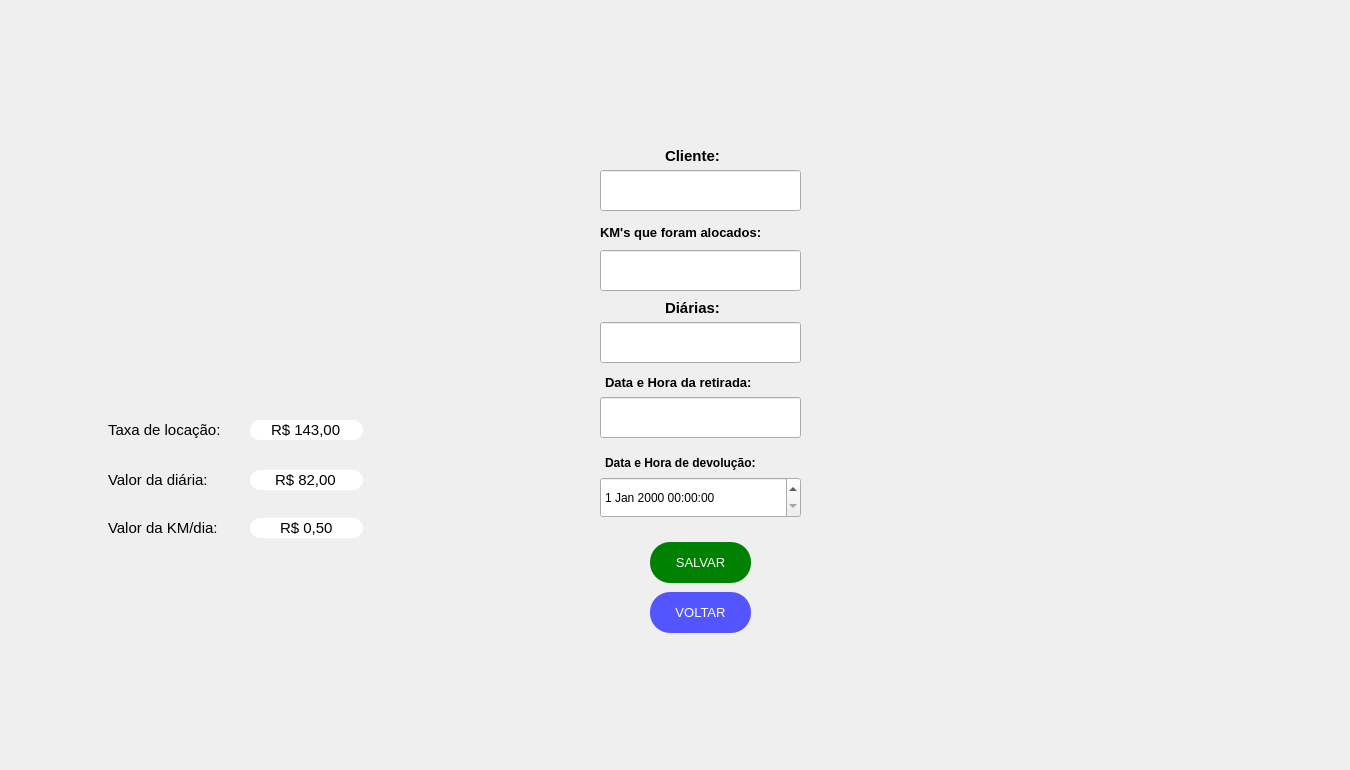
  <widget class="QWidget" name="centralwidget">
   <widget class="QPushButton" name="argot2">
    <property name="geometry">
     <rect>
      <x>40</x>
      <y>20</y>
      <width>501</width>
      <height>311</height>
     </rect>
    </property>
    <property name="palette">
     <palette>
      <active>
       <colorrole role="WindowText">
        <brush brushstyle="SolidPattern">
         <color alpha="255">
          <red>170</red>
          <green>85</green>
          <blue>0</blue>
         </color>
        </brush>
       </colorrole>
       <colorrole role="Text">
        <brush brushstyle="SolidPattern">
         <color alpha="255">
          <red>0</red>
          <green>0</green>
          <blue>0</blue>
         </color>
        </brush>
       </colorrole>
       <colorrole role="BrightText">
        <brush brushstyle="SolidPattern">
         <color alpha="255">
          <red>203</red>
          <green>255</green>
          <blue>80</blue>
         </color>
        </brush>
       </colorrole>
       <colorrole role="ButtonText">
        <brush brushstyle="SolidPattern">
         <color alpha="255">
          <red>57</red>
          <green>87</green>
          <blue>255</blue>
         </color>
        </brush>
       </colorrole>
       <colorrole role="ToolTipBase">
        <brush brushstyle="SolidPattern">
         <color alpha="255">
          <red>255</red>
          <green>255</green>
          <blue>0</blue>
         </color>
        </brush>
       </colorrole>
       <colorrole role="PlaceholderText">
        <brush brushstyle="SolidPattern">
         <color alpha="128">
          <red>0</red>
          <green>0</green>
          <blue>0</blue>
         </color>
        </brush>
       </colorrole>
      </active>
      <inactive>
       <colorrole role="WindowText">
        <brush brushstyle="SolidPattern">
         <color alpha="255">
          <red>170</red>
          <green>85</green>
          <blue>0</blue>
         </color>
        </brush>
       </colorrole>
       <colorrole role="Text">
        <brush brushstyle="SolidPattern">
         <color alpha="255">
          <red>0</red>
          <green>0</green>
          <blue>0</blue>
         </color>
        </brush>
       </colorrole>
       <colorrole role="BrightText">
        <brush brushstyle="SolidPattern">
         <color alpha="255">
          <red>203</red>
          <green>255</green>
          <blue>80</blue>
         </color>
        </brush>
       </colorrole>
       <colorrole role="ButtonText">
        <brush brushstyle="SolidPattern">
         <color alpha="255">
          <red>57</red>
          <green>87</green>
          <blue>255</blue>
         </color>
        </brush>
       </colorrole>
       <colorrole role="ToolTipBase">
        <brush brushstyle="SolidPattern">
         <color alpha="255">
          <red>255</red>
          <green>255</green>
          <blue>0</blue>
         </color>
        </brush>
       </colorrole>
       <colorrole role="PlaceholderText">
        <brush brushstyle="SolidPattern">
         <color alpha="128">
          <red>0</red>
          <green>0</green>
          <blue>0</blue>
         </color>
        </brush>
       </colorrole>
      </inactive>
      <disabled>
       <colorrole role="WindowText">
        <brush brushstyle="SolidPattern">
         <color alpha="255">
          <red>4</red>
          <green>15</green>
          <blue>30</blue>
         </color>
        </brush>
       </colorrole>
       <colorrole role="Text">
        <brush brushstyle="SolidPattern">
         <color alpha="255">
          <red>120</red>
          <green>120</green>
          <blue>120</blue>
         </color>
        </brush>
       </colorrole>
       <colorrole role="BrightText">
        <brush brushstyle="SolidPattern">
         <color alpha="255">
          <red>203</red>
          <green>255</green>
          <blue>80</blue>
         </color>
        </brush>
       </colorrole>
       <colorrole role="ButtonText">
        <brush brushstyle="SolidPattern">
         <color alpha="255">
          <red>120</red>
          <green>120</green>
          <blue>120</blue>
         </color>
        </brush>
       </colorrole>
       <colorrole role="ToolTipBase">
        <brush brushstyle="SolidPattern">
         <color alpha="255">
          <red>255</red>
          <green>255</green>
          <blue>0</blue>
         </color>
        </brush>
       </colorrole>
       <colorrole role="PlaceholderText">
        <brush brushstyle="SolidPattern">
         <color alpha="128">
          <red>0</red>
          <green>0</green>
          <blue>0</blue>
         </color>
        </brush>
       </colorrole>
      </disabled>
     </palette>
    </property>
    <property name="font">
     <font>
      <family>Arial</family>
      <weight>75</weight>
      <bold>true</bold>
     </font>
    </property>
    <property name="contextMenuPolicy">
     <enum>Qt::CustomContextMenu</enum>
    </property>
    <property name="text">
     <string/>
    </property>
    <property name="icon">
     <iconset>
      <normaloff>../Imagens/3-Argo(T2).png</normaloff>../Imagens/3-Argo(T2).png</iconset>
    </property>
    <property name="iconSize">
     <size>
      <width>492</width>
      <height>456</height>
     </size>
    </property>
    <property name="checkable">
     <bool>false</bool>
    </property>
    <property name="autoRepeat">
     <bool>false</bool>
    </property>
    <property name="autoExclusive">
     <bool>false</bool>
    </property>
    <property name="autoDefault">
     <bool>false</bool>
    </property>
    <property name="default">
     <bool>false</bool>
    </property>
    <property name="flat">
     <bool>true</bool>
    </property>
   </widget>
   <widget class="QLabel" name="logoT2">
    <property name="enabled">
     <bool>true</bool>
    </property>
    <property name="geometry">
     <rect>
      <x>1110</x>
      <y>530</y>
      <width>231</width>
      <height>231</height>
     </rect>
    </property>
    <property name="toolTip">
     <string>&lt;html&gt;&lt;head/&gt;&lt;body&gt;&lt;p align=&quot;center&quot;&gt;&lt;br/&gt;&lt;/p&gt;&lt;/body&gt;&lt;/html&gt;</string>
    </property>
    <property name="whatsThis">
     <string>&lt;html&gt;&lt;head/&gt;&lt;body&gt;&lt;p align=&quot;center&quot;&gt;&lt;br/&gt;&lt;/p&gt;&lt;/body&gt;&lt;/html&gt;</string>
    </property>
    <property name="autoFillBackground">
     <bool>false</bool>
    </property>
    <property name="styleSheet">
     <string notr="true"/>
    </property>
    <property name="text">
     <string/>
    </property>
    <property name="pixmap">
     <pixmap>../Logos/LOGO2.png</pixmap>
    </property>
    <property name="scaledContents">
     <bool>true</bool>
    </property>
    <property name="wordWrap">
     <bool>false</bool>
    </property>
   </widget>
   <widget class="QDateTimeEdit" name="data_devolucao">
    <property name="geometry">
     <rect>
      <x>600</x>
      <y>477</y>
      <width>201</width>
      <height>41</height>
     </rect>
    </property>
    <property name="styleSheet">
     <string notr="true">QDateTime{rgb(0, 0, 0)}</string>
    </property>
   </widget>
   <widget class="QLineEdit" name="nome_cliente">
    <property name="geometry">
     <rect>
      <x>600</x>
      <y>170</y>
      <width>201</width>
      <height>41</height>
     </rect>
    </property>
    <property name="styleSheet">
     <string notr="true">color:black;
</string>
    </property>
    <property name="inputMask">
     <string/>
    </property>
   </widget>
   <widget class="QLineEdit" name="diariaspace6">
    <property name="geometry">
     <rect>
      <x>600</x>
      <y>322</y>
      <width>201</width>
      <height>41</height>
     </rect>
    </property>
    <property name="font">
     <font>
      <pointsize>8</pointsize>
     </font>
    </property>
    <property name="styleSheet">
     <string notr="true">color:black;</string>
    </property>
   </widget>
   <widget class="QLabel" name="datade_2">
    <property name="geometry">
     <rect>
      <x>605</x>
      <y>437</y>
      <width>191</width>
      <height>51</height>
     </rect>
    </property>
    <property name="font">
     <font>
      <family>Arial</family>
      <pointsize>9</pointsize>
      <weight>75</weight>
      <bold>true</bold>
     </font>
    </property>
    <property name="text">
     <string>Data e Hora de devolução:</string>
    </property>
   </widget>
   <widget class="QLineEdit" name="data_retirada">
    <property name="geometry">
     <rect>
      <x>600</x>
      <y>397</y>
      <width>201</width>
      <height>41</height>
     </rect>
    </property>
    <property name="styleSheet">
     <string notr="true">color:black;</string>
    </property>
   </widget>
   <widget class="QLabel" name="datare_2">
    <property name="geometry">
     <rect>
      <x>605</x>
      <y>357</y>
      <width>191</width>
      <height>51</height>
     </rect>
    </property>
    <property name="font">
     <font>
      <family>Arial</family>
      <pointsize>10</pointsize>
      <weight>75</weight>
      <bold>true</bold>
     </font>
    </property>
    <property name="text">
     <string>Data e Hora da retirada:</string>
    </property>
   </widget>
   <widget class="QPushButton" name="voltar_10">
    <property name="geometry">
     <rect>
      <x>650</x>
      <y>592</y>
      <width>101</width>
      <height>41</height>
     </rect>
    </property>
    <property name="palette">
     <palette>
      <active>
       <colorrole role="WindowText">
        <brush brushstyle="SolidPattern">
         <color alpha="255">
          <red>255</red>
          <green>255</green>
          <blue>255</blue>
         </color>
        </brush>
       </colorrole>
       <colorrole role="Button">
        <brush brushstyle="SolidPattern">
         <color alpha="255">
          <red>85</red>
          <green>85</green>
          <blue>255</blue>
         </color>
        </brush>
       </colorrole>
       <colorrole role="Text">
        <brush brushstyle="SolidPattern">
         <color alpha="255">
          <red>255</red>
          <green>255</green>
          <blue>255</blue>
         </color>
        </brush>
       </colorrole>
       <colorrole role="BrightText">
        <brush brushstyle="SolidPattern">
         <color alpha="255">
          <red>203</red>
          <green>255</green>
          <blue>80</blue>
         </color>
        </brush>
       </colorrole>
       <colorrole role="ButtonText">
        <brush brushstyle="SolidPattern">
         <color alpha="255">
          <red>255</red>
          <green>255</green>
          <blue>255</blue>
         </color>
        </brush>
       </colorrole>
       <colorrole role="Base">
        <brush brushstyle="SolidPattern">
         <color alpha="255">
          <red>85</red>
          <green>85</green>
          <blue>255</blue>
         </color>
        </brush>
       </colorrole>
       <colorrole role="Window">
        <brush brushstyle="SolidPattern">
         <color alpha="255">
          <red>85</red>
          <green>85</green>
          <blue>255</blue>
         </color>
        </brush>
       </colorrole>
       <colorrole role="ToolTipBase">
        <brush brushstyle="SolidPattern">
         <color alpha="255">
          <red>255</red>
          <green>255</green>
          <blue>0</blue>
         </color>
        </brush>
       </colorrole>
       <colorrole role="PlaceholderText">
        <brush brushstyle="SolidPattern">
         <color alpha="128">
          <red>0</red>
          <green>0</green>
          <blue>0</blue>
         </color>
        </brush>
       </colorrole>
      </active>
      <inactive>
       <colorrole role="WindowText">
        <brush brushstyle="SolidPattern">
         <color alpha="255">
          <red>255</red>
          <green>255</green>
          <blue>255</blue>
         </color>
        </brush>
       </colorrole>
       <colorrole role="Button">
        <brush brushstyle="SolidPattern">
         <color alpha="255">
          <red>85</red>
          <green>85</green>
          <blue>255</blue>
         </color>
        </brush>
       </colorrole>
       <colorrole role="Text">
        <brush brushstyle="SolidPattern">
         <color alpha="255">
          <red>255</red>
          <green>255</green>
          <blue>255</blue>
         </color>
        </brush>
       </colorrole>
       <colorrole role="BrightText">
        <brush brushstyle="SolidPattern">
         <color alpha="255">
          <red>203</red>
          <green>255</green>
          <blue>80</blue>
         </color>
        </brush>
       </colorrole>
       <colorrole role="ButtonText">
        <brush brushstyle="SolidPattern">
         <color alpha="255">
          <red>255</red>
          <green>255</green>
          <blue>255</blue>
         </color>
        </brush>
       </colorrole>
       <colorrole role="Base">
        <brush brushstyle="SolidPattern">
         <color alpha="255">
          <red>85</red>
          <green>85</green>
          <blue>255</blue>
         </color>
        </brush>
       </colorrole>
       <colorrole role="Window">
        <brush brushstyle="SolidPattern">
         <color alpha="255">
          <red>85</red>
          <green>85</green>
          <blue>255</blue>
         </color>
        </brush>
       </colorrole>
       <colorrole role="ToolTipBase">
        <brush brushstyle="SolidPattern">
         <color alpha="255">
          <red>255</red>
          <green>255</green>
          <blue>0</blue>
         </color>
        </brush>
       </colorrole>
       <colorrole role="PlaceholderText">
        <brush brushstyle="SolidPattern">
         <color alpha="128">
          <red>0</red>
          <green>0</green>
          <blue>0</blue>
         </color>
        </brush>
       </colorrole>
      </inactive>
      <disabled>
       <colorrole role="WindowText">
        <brush brushstyle="SolidPattern">
         <color alpha="255">
          <red>255</red>
          <green>255</green>
          <blue>255</blue>
         </color>
        </brush>
       </colorrole>
       <colorrole role="Button">
        <brush brushstyle="SolidPattern">
         <color alpha="255">
          <red>85</red>
          <green>85</green>
          <blue>255</blue>
         </color>
        </brush>
       </colorrole>
       <colorrole role="Text">
        <brush brushstyle="SolidPattern">
         <color alpha="255">
          <red>255</red>
          <green>255</green>
          <blue>255</blue>
         </color>
        </brush>
       </colorrole>
       <colorrole role="BrightText">
        <brush brushstyle="SolidPattern">
         <color alpha="255">
          <red>203</red>
          <green>255</green>
          <blue>80</blue>
         </color>
        </brush>
       </colorrole>
       <colorrole role="ButtonText">
        <brush brushstyle="SolidPattern">
         <color alpha="255">
          <red>255</red>
          <green>255</green>
          <blue>255</blue>
         </color>
        </brush>
       </colorrole>
       <colorrole role="Base">
        <brush brushstyle="SolidPattern">
         <color alpha="255">
          <red>85</red>
          <green>85</green>
          <blue>255</blue>
         </color>
        </brush>
       </colorrole>
       <colorrole role="Window">
        <brush brushstyle="SolidPattern">
         <color alpha="255">
          <red>85</red>
          <green>85</green>
          <blue>255</blue>
         </color>
        </brush>
       </colorrole>
       <colorrole role="ToolTipBase">
        <brush brushstyle="SolidPattern">
         <color alpha="255">
          <red>255</red>
          <green>255</green>
          <blue>0</blue>
         </color>
        </brush>
       </colorrole>
       <colorrole role="PlaceholderText">
        <brush brushstyle="SolidPattern">
         <color alpha="128">
          <red>0</red>
          <green>0</green>
          <blue>0</blue>
         </color>
        </brush>
       </colorrole>
      </disabled>
     </palette>
    </property>
    <property name="font">
     <font>
      <family>Arial</family>
      <pointsize>10</pointsize>
      <weight>9</weight>
      <italic>false</italic>
      <bold>false</bold>
     </font>
    </property>
    <property name="contextMenuPolicy">
     <enum>Qt::CustomContextMenu</enum>
    </property>
    <property name="styleSheet">
     <string notr="true">QPushButton{
	color:white;
	border-radius:20px;
	background-color: rgb(85, 85, 255);
	font: 75 10pt &quot;Arial&quot;;
}
QPushButton:hover{
	background-color: rgb(10, 10, 127);
}</string>
    </property>
    <property name="text">
     <string>VOLTAR</string>
    </property>
    <property name="iconSize">
     <size>
      <width>93</width>
      <height>100</height>
     </size>
    </property>
    <property name="checkable">
     <bool>false</bool>
    </property>
    <property name="autoRepeat">
     <bool>false</bool>
    </property>
    <property name="autoExclusive">
     <bool>false</bool>
    </property>
    <property name="autoDefault">
     <bool>false</bool>
    </property>
    <property name="default">
     <bool>false</bool>
    </property>
    <property name="flat">
     <bool>true</bool>
    </property>
   </widget>
   <widget class="QLabel" name="datacli1_2">
    <property name="geometry">
     <rect>
      <x>665</x>
      <y>140</y>
      <width>71</width>
      <height>31</height>
     </rect>
    </property>
    <property name="font">
     <font>
      <family>Arial</family>
      <pointsize>11</pointsize>
      <weight>75</weight>
      <bold>true</bold>
     </font>
    </property>
    <property name="text">
     <string>Cliente:</string>
    </property>
   </widget>
   <widget class="QLabel" name="diarias6">
    <property name="geometry">
     <rect>
      <x>665</x>
      <y>282</y>
      <width>71</width>
      <height>51</height>
     </rect>
    </property>
    <property name="font">
     <font>
      <family>Arial</family>
      <pointsize>11</pointsize>
      <weight>75</weight>
      <bold>true</bold>
     </font>
    </property>
    <property name="text">
     <string>Diárias:</string>
    </property>
   </widget>
   <widget class="QPushButton" name="devolver">
    <property name="geometry">
     <rect>
      <x>650</x>
      <y>542</y>
      <width>101</width>
      <height>41</height>
     </rect>
    </property>
    <property name="palette">
     <palette>
      <active>
       <colorrole role="WindowText">
        <brush brushstyle="SolidPattern">
         <color alpha="255">
          <red>255</red>
          <green>255</green>
          <blue>255</blue>
         </color>
        </brush>
       </colorrole>
       <colorrole role="Button">
        <brush brushstyle="SolidPattern">
         <color alpha="255">
          <red>0</red>
          <green>128</green>
          <blue>0</blue>
         </color>
        </brush>
       </colorrole>
       <colorrole role="Text">
        <brush brushstyle="SolidPattern">
         <color alpha="255">
          <red>255</red>
          <green>255</green>
          <blue>255</blue>
         </color>
        </brush>
       </colorrole>
       <colorrole role="BrightText">
        <brush brushstyle="SolidPattern">
         <color alpha="255">
          <red>203</red>
          <green>255</green>
          <blue>80</blue>
         </color>
        </brush>
       </colorrole>
       <colorrole role="ButtonText">
        <brush brushstyle="SolidPattern">
         <color alpha="255">
          <red>255</red>
          <green>255</green>
          <blue>255</blue>
         </color>
        </brush>
       </colorrole>
       <colorrole role="Base">
        <brush brushstyle="SolidPattern">
         <color alpha="255">
          <red>0</red>
          <green>128</green>
          <blue>0</blue>
         </color>
        </brush>
       </colorrole>
       <colorrole role="Window">
        <brush brushstyle="SolidPattern">
         <color alpha="255">
          <red>0</red>
          <green>128</green>
          <blue>0</blue>
         </color>
        </brush>
       </colorrole>
       <colorrole role="ToolTipBase">
        <brush brushstyle="SolidPattern">
         <color alpha="255">
          <red>255</red>
          <green>255</green>
          <blue>0</blue>
         </color>
        </brush>
       </colorrole>
       <colorrole role="PlaceholderText">
        <brush brushstyle="SolidPattern">
         <color alpha="128">
          <red>0</red>
          <green>0</green>
          <blue>0</blue>
         </color>
        </brush>
       </colorrole>
      </active>
      <inactive>
       <colorrole role="WindowText">
        <brush brushstyle="SolidPattern">
         <color alpha="255">
          <red>255</red>
          <green>255</green>
          <blue>255</blue>
         </color>
        </brush>
       </colorrole>
       <colorrole role="Button">
        <brush brushstyle="SolidPattern">
         <color alpha="255">
          <red>0</red>
          <green>128</green>
          <blue>0</blue>
         </color>
        </brush>
       </colorrole>
       <colorrole role="Text">
        <brush brushstyle="SolidPattern">
         <color alpha="255">
          <red>255</red>
          <green>255</green>
          <blue>255</blue>
         </color>
        </brush>
       </colorrole>
       <colorrole role="BrightText">
        <brush brushstyle="SolidPattern">
         <color alpha="255">
          <red>203</red>
          <green>255</green>
          <blue>80</blue>
         </color>
        </brush>
       </colorrole>
       <colorrole role="ButtonText">
        <brush brushstyle="SolidPattern">
         <color alpha="255">
          <red>255</red>
          <green>255</green>
          <blue>255</blue>
         </color>
        </brush>
       </colorrole>
       <colorrole role="Base">
        <brush brushstyle="SolidPattern">
         <color alpha="255">
          <red>0</red>
          <green>128</green>
          <blue>0</blue>
         </color>
        </brush>
       </colorrole>
       <colorrole role="Window">
        <brush brushstyle="SolidPattern">
         <color alpha="255">
          <red>0</red>
          <green>128</green>
          <blue>0</blue>
         </color>
        </brush>
       </colorrole>
       <colorrole role="ToolTipBase">
        <brush brushstyle="SolidPattern">
         <color alpha="255">
          <red>255</red>
          <green>255</green>
          <blue>0</blue>
         </color>
        </brush>
       </colorrole>
       <colorrole role="PlaceholderText">
        <brush brushstyle="SolidPattern">
         <color alpha="128">
          <red>0</red>
          <green>0</green>
          <blue>0</blue>
         </color>
        </brush>
       </colorrole>
      </inactive>
      <disabled>
       <colorrole role="WindowText">
        <brush brushstyle="SolidPattern">
         <color alpha="255">
          <red>255</red>
          <green>255</green>
          <blue>255</blue>
         </color>
        </brush>
       </colorrole>
       <colorrole role="Button">
        <brush brushstyle="SolidPattern">
         <color alpha="255">
          <red>0</red>
          <green>128</green>
          <blue>0</blue>
         </color>
        </brush>
       </colorrole>
       <colorrole role="Text">
        <brush brushstyle="SolidPattern">
         <color alpha="255">
          <red>255</red>
          <green>255</green>
          <blue>255</blue>
         </color>
        </brush>
       </colorrole>
       <colorrole role="BrightText">
        <brush brushstyle="SolidPattern">
         <color alpha="255">
          <red>203</red>
          <green>255</green>
          <blue>80</blue>
         </color>
        </brush>
       </colorrole>
       <colorrole role="ButtonText">
        <brush brushstyle="SolidPattern">
         <color alpha="255">
          <red>255</red>
          <green>255</green>
          <blue>255</blue>
         </color>
        </brush>
       </colorrole>
       <colorrole role="Base">
        <brush brushstyle="SolidPattern">
         <color alpha="255">
          <red>0</red>
          <green>128</green>
          <blue>0</blue>
         </color>
        </brush>
       </colorrole>
       <colorrole role="Window">
        <brush brushstyle="SolidPattern">
         <color alpha="255">
          <red>0</red>
          <green>128</green>
          <blue>0</blue>
         </color>
        </brush>
       </colorrole>
       <colorrole role="ToolTipBase">
        <brush brushstyle="SolidPattern">
         <color alpha="255">
          <red>255</red>
          <green>255</green>
          <blue>0</blue>
         </color>
        </brush>
       </colorrole>
       <colorrole role="PlaceholderText">
        <brush brushstyle="SolidPattern">
         <color alpha="128">
          <red>0</red>
          <green>0</green>
          <blue>0</blue>
         </color>
        </brush>
       </colorrole>
      </disabled>
     </palette>
    </property>
    <property name="font">
     <font>
      <family>Arial</family>
      <pointsize>10</pointsize>
      <weight>9</weight>
      <italic>false</italic>
      <bold>false</bold>
     </font>
    </property>
    <property name="contextMenuPolicy">
     <enum>Qt::CustomContextMenu</enum>
    </property>
    <property name="styleSheet">
     <string notr="true">QPushButton{
	color:white;
	border-radius:20px;
	background-color: #008000;
	font: 75 10pt &quot;Arial&quot;;
}
QPushButton:hover{
	background-color: #005500;
}</string>
    </property>
    <property name="text">
     <string>SALVAR</string>
    </property>
    <property name="iconSize">
     <size>
      <width>93</width>
      <height>100</height>
     </size>
    </property>
    <property name="checkable">
     <bool>false</bool>
    </property>
    <property name="autoRepeat">
     <bool>false</bool>
    </property>
    <property name="autoExclusive">
     <bool>false</bool>
    </property>
    <property name="autoDefault">
     <bool>false</bool>
    </property>
    <property name="default">
     <bool>false</bool>
    </property>
    <property name="flat">
     <bool>true</bool>
    </property>
   </widget>
   <widget class="QLabel" name="kmsalocados">
    <property name="geometry">
     <rect>
      <x>600</x>
      <y>207</y>
      <width>201</width>
      <height>51</height>
     </rect>
    </property>
    <property name="font">
     <font>
      <family>Arial</family>
      <pointsize>10</pointsize>
      <weight>75</weight>
      <bold>true</bold>
     </font>
    </property>
    <property name="text">
     <string>KM's que foram alocados:</string>
    </property>
   </widget>
   <widget class="QLineEdit" name="kmspace">
    <property name="geometry">
     <rect>
      <x>600</x>
      <y>250</y>
      <width>201</width>
      <height>41</height>
     </rect>
    </property>
    <property name="font">
     <font>
      <pointsize>8</pointsize>
     </font>
    </property>
    <property name="styleSheet">
     <string notr="true">color: rgb(0, 0, 0);</string>
    </property>
    <property name="echoMode">
     <enum>QLineEdit::Normal</enum>
    </property>
   </widget>
   <widget class="QLabel" name="label_2">
    <property name="geometry">
     <rect>
      <x>108</x>
      <y>412</y>
      <width>141</width>
      <height>36</height>
     </rect>
    </property>
    <property name="font">
     <font>
      <pointsize>11</pointsize>
     </font>
    </property>
    <property name="text">
     <string>Taxa de locação:</string>
    </property>
   </widget>
   <widget class="QLineEdit" name="lineEdit_2">
    <property name="geometry">
     <rect>
      <x>250</x>
      <y>420</y>
      <width>113</width>
      <height>20</height>
     </rect>
    </property>
    <property name="font">
     <font>
      <pointsize>11</pointsize>
     </font>
    </property>
    <property name="styleSheet">
     <string notr="true">color:black;
border-radius:10px;
</string>
    </property>
    <property name="text">
     <string>R$ 143,00</string>
    </property>
    <property name="alignment">
     <set>Qt::AlignCenter</set>
    </property>
   </widget>
   <widget class="QLabel" name="label_4">
    <property name="geometry">
     <rect>
      <x>108</x>
      <y>462</y>
      <width>141</width>
      <height>36</height>
     </rect>
    </property>
    <property name="font">
     <font>
      <pointsize>11</pointsize>
     </font>
    </property>
    <property name="text">
     <string>Valor da diária:</string>
    </property>
   </widget>
   <widget class="QLineEdit" name="lineEdit_4">
    <property name="geometry">
     <rect>
      <x>250</x>
      <y>518</y>
      <width>113</width>
      <height>20</height>
     </rect>
    </property>
    <property name="font">
     <font>
      <pointsize>11</pointsize>
     </font>
    </property>
    <property name="styleSheet">
     <string notr="true">border-radius:10px;</string>
    </property>
    <property name="text">
     <string>R$ 0,50</string>
    </property>
    <property name="alignment">
     <set>Qt::AlignCenter</set>
    </property>
   </widget>
   <widget class="QLabel" name="label_3">
    <property name="geometry">
     <rect>
      <x>108</x>
      <y>510</y>
      <width>141</width>
      <height>36</height>
     </rect>
    </property>
    <property name="font">
     <font>
      <pointsize>11</pointsize>
     </font>
    </property>
    <property name="text">
     <string>Valor da KM/dia:</string>
    </property>
   </widget>
   <widget class="QLineEdit" name="lineEdit_3">
    <property name="geometry">
     <rect>
      <x>250</x>
      <y>470</y>
      <width>113</width>
      <height>20</height>
     </rect>
    </property>
    <property name="font">
     <font>
      <pointsize>11</pointsize>
     </font>
    </property>
    <property name="styleSheet">
     <string notr="true">color:black;
border-radius:10px;</string>
    </property>
    <property name="text">
     <string>R$ 82,00</string>
    </property>
    <property name="alignment">
     <set>Qt::AlignCenter</set>
    </property>
   </widget>
   <zorder>label_2</zorder>
   <zorder>lineEdit_2</zorder>
   <zorder>argot2</zorder>
   <zorder>logoT2</zorder>
   <zorder>data_devolucao</zorder>
   <zorder>nome_cliente</zorder>
   <zorder>diariaspace6</zorder>
   <zorder>datade_2</zorder>
   <zorder>data_retirada</zorder>
   <zorder>datare_2</zorder>
   <zorder>voltar_10</zorder>
   <zorder>datacli1_2</zorder>
   <zorder>diarias6</zorder>
   <zorder>devolver</zorder>
   <zorder>kmsalocados</zorder>
   <zorder>kmspace</zorder>
   <zorder>label_4</zorder>
   <zorder>lineEdit_4</zorder>
   <zorder>label_3</zorder>
   <zorder>lineEdit_3</zorder>
  </widget>
